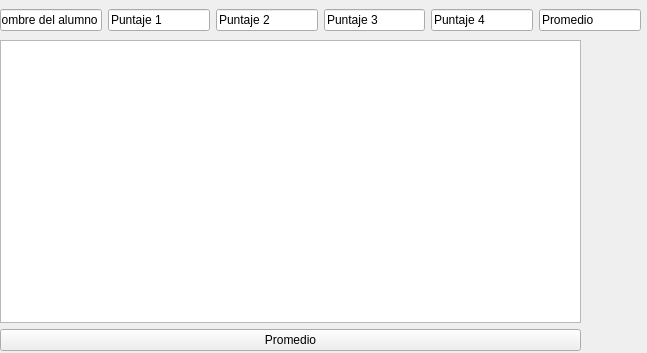
<?xml version="1.0" encoding="UTF-8"?>
<ui version="4.0">
 <class>MainWindow</class>
 <widget class="QMainWindow" name="MainWindow">
  <property name="geometry">
   <rect>
    <x>0</x>
    <y>0</y>
    <width>647</width>
    <height>353</height>
   </rect>
  </property>
  <property name="windowTitle">
   <string>MainWindow</string>
  </property>
  <widget class="QWidget" name="centralwidget">
   <widget class="QWidget" name="horizontalLayoutWidget">
    <property name="geometry">
     <rect>
      <x>0</x>
      <y>0</y>
      <width>641</width>
      <height>41</height>
     </rect>
    </property>
    <layout class="QHBoxLayout" name="horizontalLayout">
     <item>
      <widget class="QLineEdit" name="txtNombre">
       <property name="text">
        <string>Nombre del alumno</string>
       </property>
      </widget>
     </item>
     <item>
      <widget class="QLineEdit" name="txtPuntaje1">
       <property name="text">
        <string>Puntaje 1</string>
       </property>
      </widget>
     </item>
     <item>
      <widget class="QLineEdit" name="txtPuntaje2">
       <property name="text">
        <string>Puntaje 2</string>
       </property>
      </widget>
     </item>
     <item>
      <widget class="QLineEdit" name="txtPuntaje3">
       <property name="text">
        <string>Puntaje 3</string>
       </property>
      </widget>
     </item>
     <item>
      <widget class="QLineEdit" name="txtPuntaje4">
       <property name="text">
        <string>Puntaje 4</string>
       </property>
      </widget>
     </item>
     <item>
      <widget class="QLineEdit" name="txtPromedio">
       <property name="text">
        <string>Promedio</string>
       </property>
      </widget>
     </item>
    </layout>
   </widget>
   <widget class="QWidget" name="verticalLayoutWidget">
    <property name="geometry">
     <rect>
      <x>0</x>
      <y>40</y>
      <width>581</width>
      <height>311</height>
     </rect>
    </property>
    <layout class="QVBoxLayout" name="verticalLayout">
     <item>
      <widget class="QTableView" name="tblViewDatos"/>
     </item>
     <item>
      <widget class="QPushButton" name="btnCalcular">
       <property name="text">
        <string>Promedio</string>
       </property>
      </widget>
     </item>
    </layout>
   </widget>
  </widget>
 </widget>
 <resources/>
 <connections/>
</ui>
